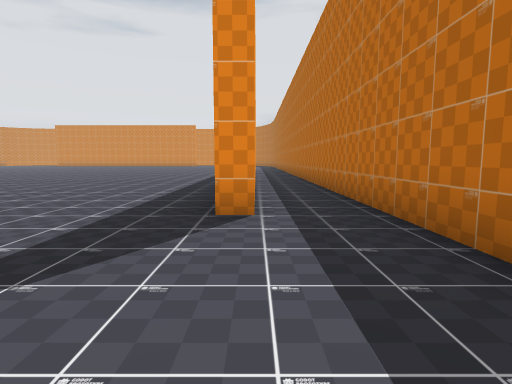
[1] (above)

18 first-person views from a walk through a Godot game level. The camera is 1.4 m above the floor, tilts 6° down and sees 80° across. The floor is counted in squares, 2 m on a side. Each view is taken from the middle of a square. On the plan, view 1 faces up. The plan holds only what a view shows up to about 10 squares ahead; the rest is blank. The place goes on beyond the plan. Some surface patterns are stand-ins.

[2]
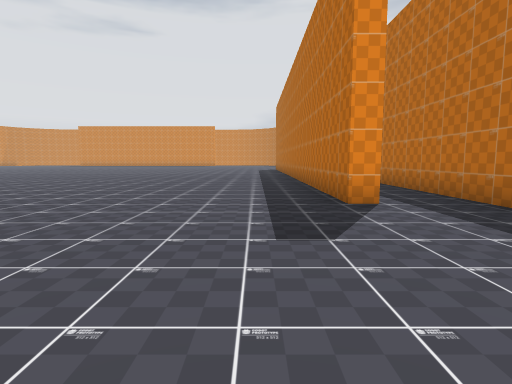

[3]
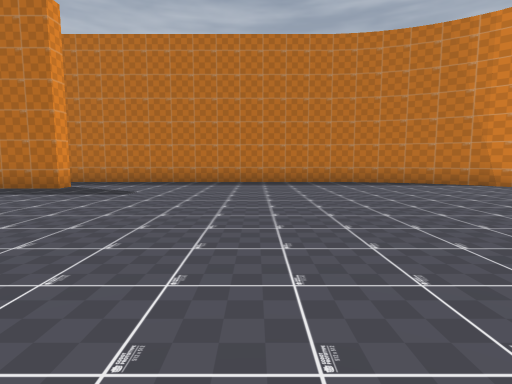

[4]
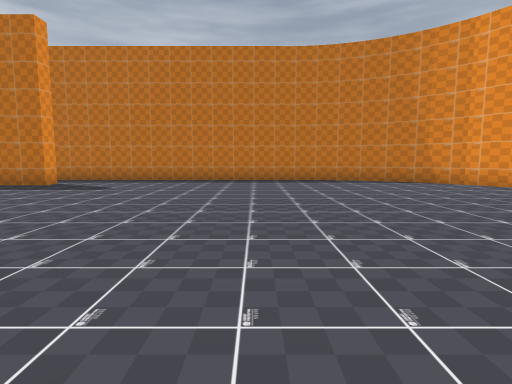

[5]
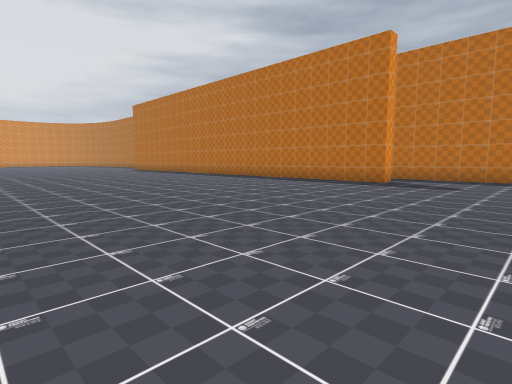

[6]
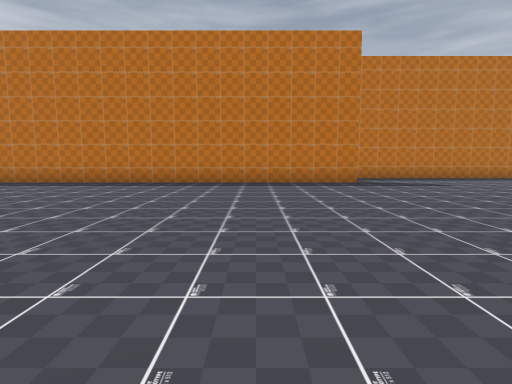

[7]
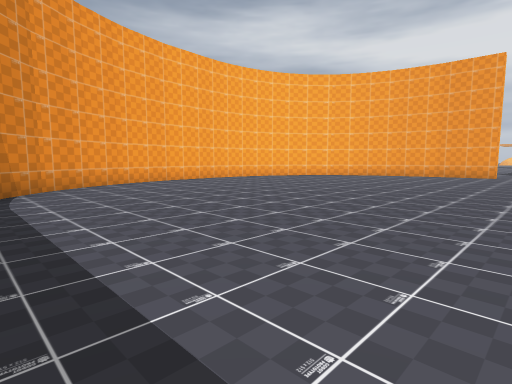

[8]
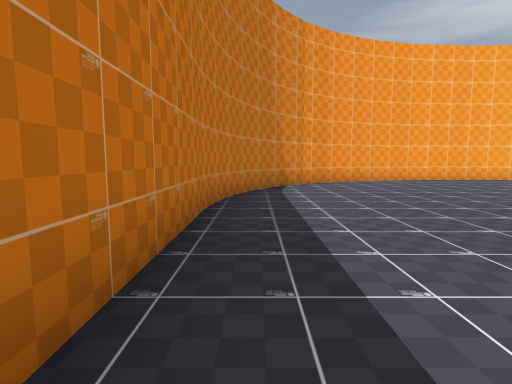

[9]
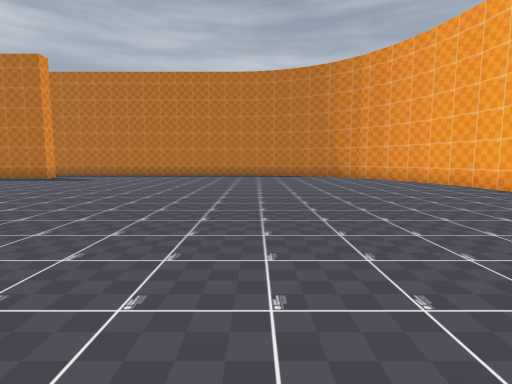

[10]
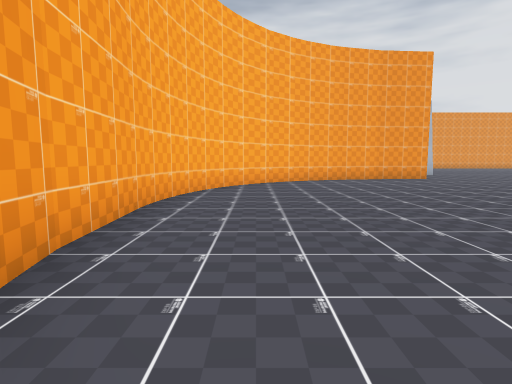

[11]
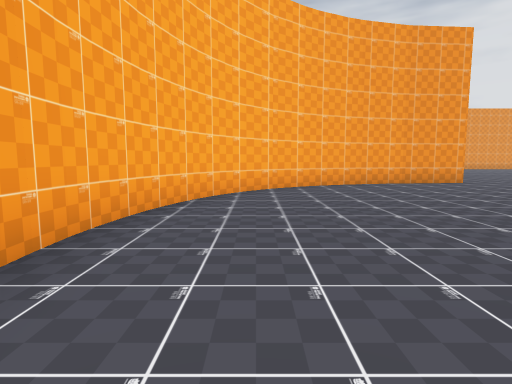

[12]
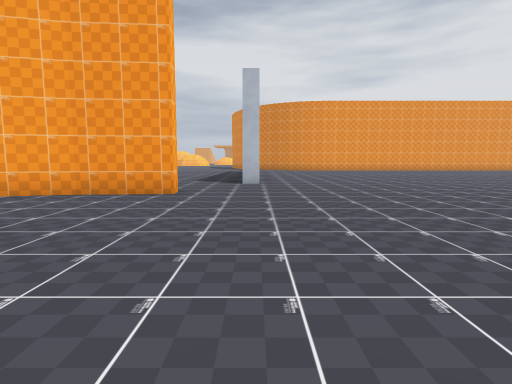

[13]
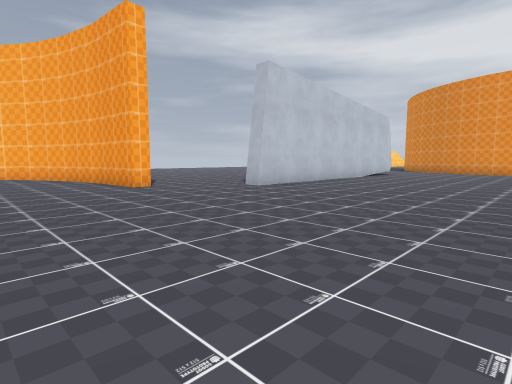

[14]
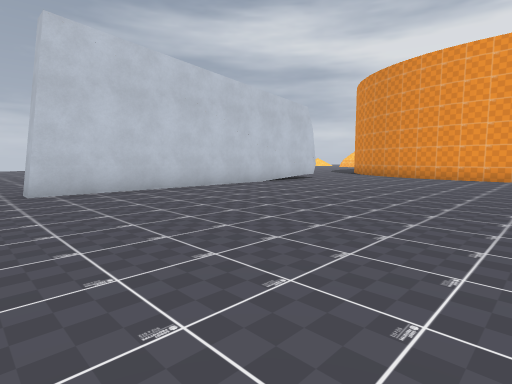

[15]
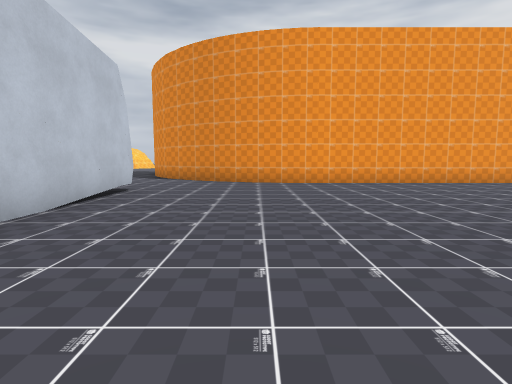

[16]
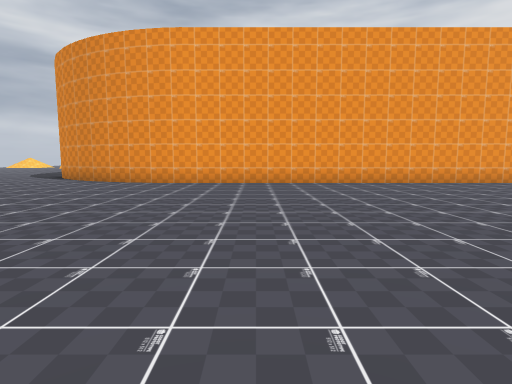

[17]
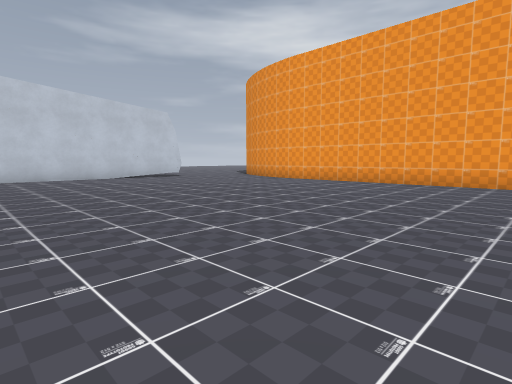

[18]
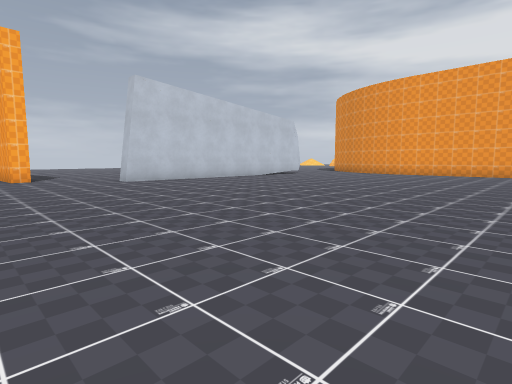

### Floor plan
Points are (right, up) in squares from view 1. A wall is a line through its corners. A room is listed if a view was taken in it or the views show most of it. See-through windows are left out.
Room 1 (views 1, 2, 3, 4, 5, 6, 7, 8, 9, 10, 11, 12, 13, 14, 15, 16, 17, 18)
walls: (-13.8, -1.7) (-13.3, -1.7) (-13.1, -3.7); (-13.2, -3.6) (-12.7, -5.5) (-12.3, -6.4); (-12.3, -6.3) (-12, -6.9); (-12.1, -6.7) (-11.4, -7.6); (0, 3.9) (-0.5, 3.9) (-0.5, 12.5); (-11.5, -7.6) (-10.8, -8.3); (-10.8, -8.2) (-10.3, -8.6); (-10.4, -8.6) (-9.5, -9); (-9.6, -9) (-8.6, -9.4); (-8.7, -9.4) (-7.6, -9.6); (-7.8, -9.6) (-6.7, -9.7); (-6.8, -9.7) (-4.3, -9.6); (-25.2, 0.1) (-16, 0.1) (-16, -0.5); (1.7, -3.8) (1.7, 10.1); (-4.4, -9.6) (-2.9, -9.2); (1.6, -4.7) (1.7, -3.6); (-3, -9.3) (-2.4, -9.1); (1.2, -5.7) (1.6, -4.6); (-2.5, -9.1) (-1.6, -8.7); (0.8, -6.4) (1.3, -5.5); (-1.7, -8.7) (-1.1, -8.4); (-1.2, -8.5) (-0.4, -7.9); (-0.4, -8) (0.3, -7.2) (0.9, -6.4); (-27.3, 3.8) (-27.7, 2.3) (-28, 1.7); (-27.3, 4.4) (-27.4, 3.7); (-27.3, 12.5) (-27.3, 4.2)
ways out: opening at (-27, 1); opening at (-15, -1)

Positions as (right, up) in squares from view 1, and headings:
1: (0, 0), facing up
2: (-2, -1), facing up
3: (-8, -1), facing right
4: (-9, -2), facing right
5: (-10, 0), facing up-right
6: (-10, 7), facing right
7: (1, 0), facing down-left
8: (1, 1), facing down
9: (-12, -4), facing right
10: (-2, -8), facing left
11: (-4, -8), facing left
12: (-7, 0), facing left
13: (-10, 6), facing down-left
14: (-15, 7), facing down-left
15: (-18, 3), facing left
16: (-18, 7), facing left
17: (-18, 12), facing down-left
18: (-12, 10), facing down-left
